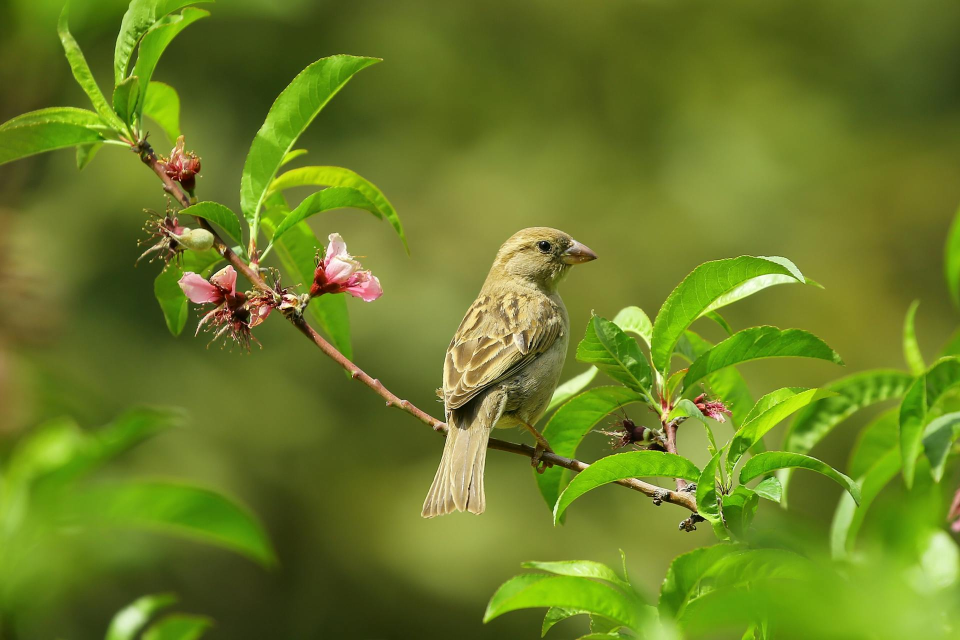
#> input picture bird.jpg, 1920 x 1280 px (shown at 1/2 size)
$ python '05. Image Arithmetic & Blending.py'
#> lines starting #> are read from the running program, lines starting #| are printed output that depends on the picture
#OpenCV arithmetic is used to modify image brightness, contrast, and combine images by performing math on pixel values.
import cv2

img1 = cv2.resize(cv2.imread('bird.jpg'), (720,512))
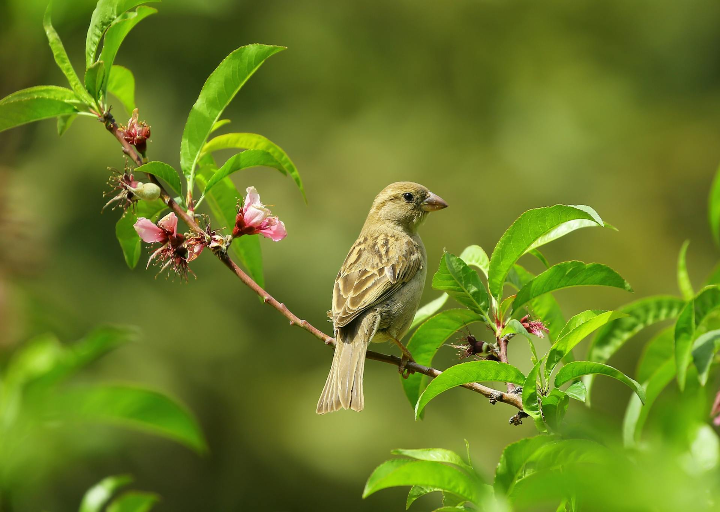
#> img1: shape (512, 720, 3); mean B, G, R 36.2, 125.4, 106.2
img2 = cv2.resize(cv2.imread('macaw.jpg'), (720,512))
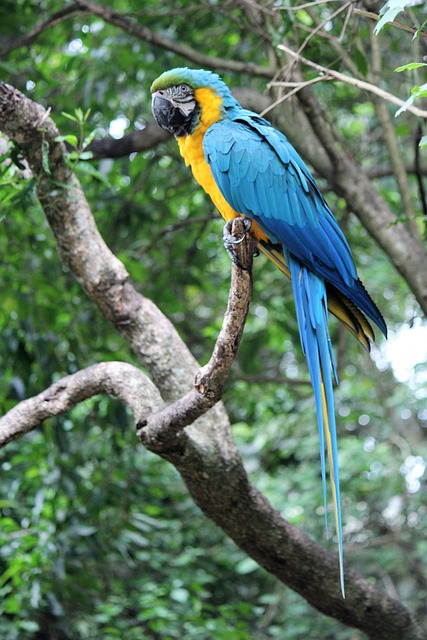
#> input picture macaw.jpg, 427 x 640 px
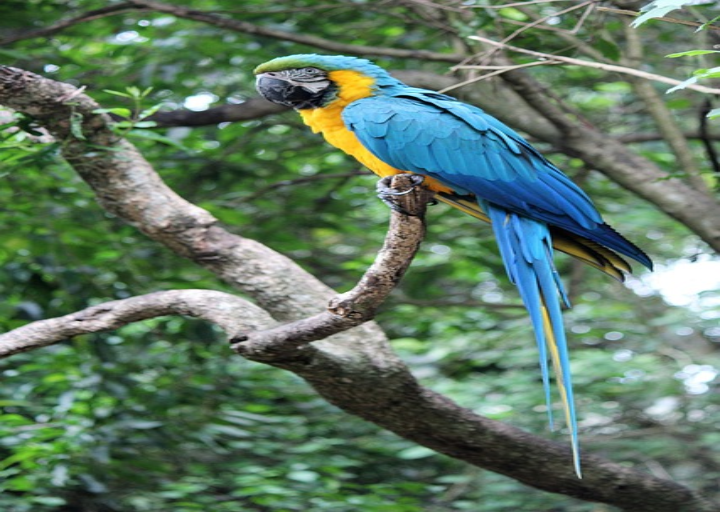
#> img2: shape (512, 720, 3); mean B, G, R 99.5, 119.2, 93.5

blended = cv2.addWeighted(img1, 0.7, img2, 0.3, 0)
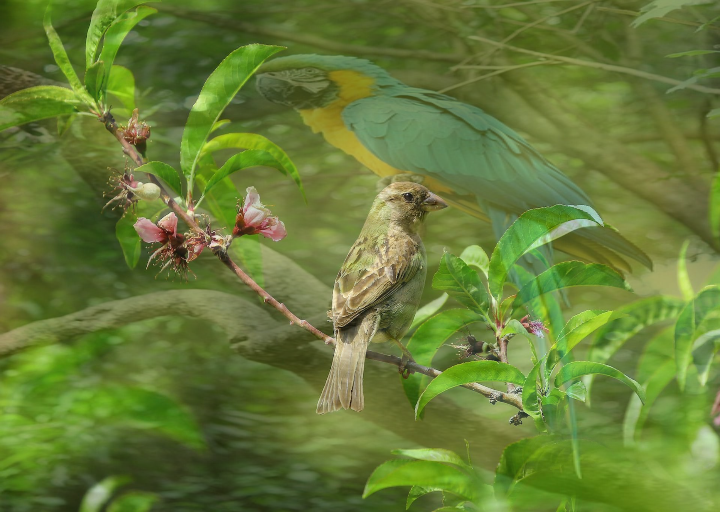
#> blended: shape (512, 720, 3); mean B, G, R 55.2, 123.5, 102.4

cv2.imshow("Blended", blended)
cv2.waitKey(0)
cv2.destroyAllWindows()
